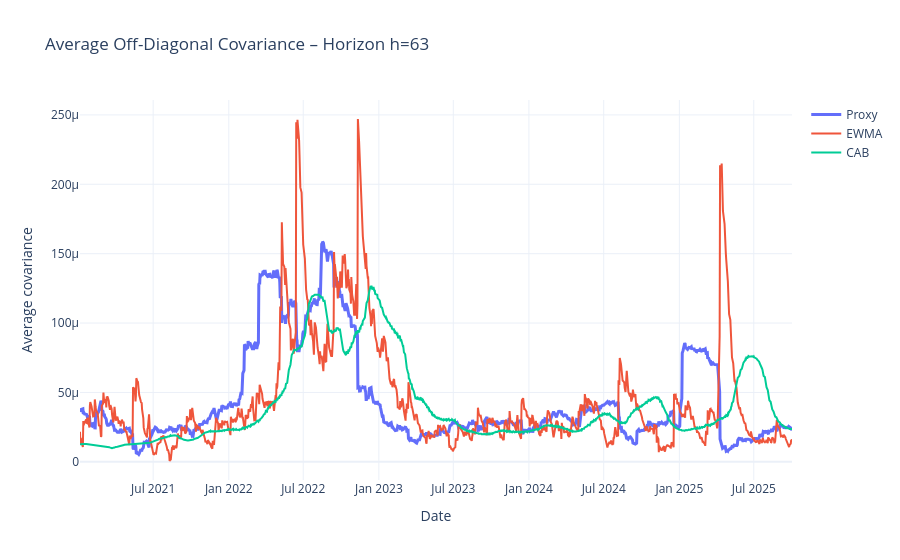
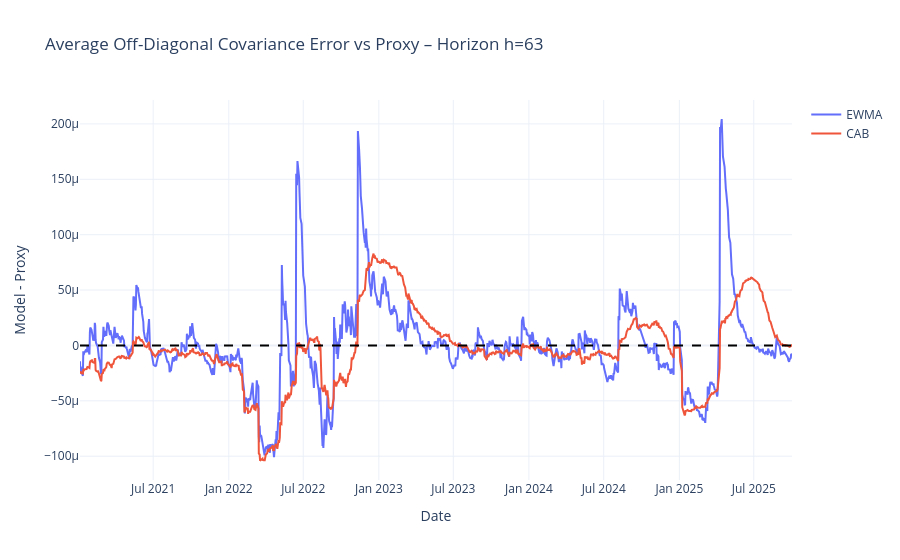

Here is the notebook cell these charts were saved with, in order:
### Code cell
# ============================================================
# Additional visual diagnostics for covariance structure
# Uses existing variables in this notebook:
#   proxy, models, n_assets, row_to_matrix, H
# ============================================================

import numpy as np
import plotly.graph_objects as go

# ------------------------------------------------------------
# 1) Helper: average off-diagonal covariance
# ------------------------------------------------------------
def avg_offdiag_covariance(df, n_assets):
    def _avg_offdiag(row):
        Sigma = row_to_matrix(row, n_assets)
        mask = ~np.eye(n_assets, dtype=bool)
        return Sigma[mask].mean()
    return df.apply(_avg_offdiag, axis=1)

# ------------------------------------------------------------
# 2) Level plot: average off-diagonal covariance
# ------------------------------------------------------------
proxy_avg_cov = avg_offdiag_covariance(proxy, n_assets)

fig = go.Figure()

fig.add_trace(
    go.Scatter(
        x=proxy_avg_cov.index,
        y=proxy_avg_cov.values,
        mode="lines",
        name="Proxy",
        line=dict(width=3)
    )
)

for model_name, df in models.items():
    model_avg_cov = avg_offdiag_covariance(df, n_assets).reindex(proxy_avg_cov.index)

    fig.add_trace(
        go.Scatter(
            x=model_avg_cov.index,
            y=model_avg_cov.values,
            mode="lines",
            name=model_name
        )
    )

fig.update_layout(
    title=f"Average Off-Diagonal Covariance – Horizon h={H}",
    xaxis_title="Date",
    yaxis_title="Average covariance",
    hovermode="x unified",
    template="plotly_white"
)

fig.show()

# ------------------------------------------------------------
# 3) Error plot: model minus proxy
# Positive = overestimation
# Negative = underestimation
# ------------------------------------------------------------
fig = go.Figure()

for model_name, df in models.items():
    model_avg_cov = avg_offdiag_covariance(df, n_assets).reindex(proxy_avg_cov.index)
    error = model_avg_cov - proxy_avg_cov

    fig.add_trace(
        go.Scatter(
            x=error.index,
            y=error.values,
            mode="lines",
            name=model_name
        )
    )

fig.add_hline(y=0, line_dash="dash", line_color="black")

fig.update_layout(
    title=f"Average Off-Diagonal Covariance Error vs Proxy – Horizon h={H}",
    xaxis_title="Date",
    yaxis_title="Model - Proxy",
    hovermode="x unified",
    template="plotly_white"
)

fig.show()

### Figure 1 — Plotly figure (JSON) as saved in the notebook; plotly's stock layout.template omitted (floating-point values rounded to 4 significant figures; data arrays with more than 128 entries replaced by an {"elided": "..."} marker saying what was removed)
{"data": [{"line": {"width": 3}, "mode": "lines", "name": "Proxy", "type": "scatter", "x": {"elided": "1193 str values"}, "y": {"elided": "1193 float values"}}, {"mode": "lines", "name": "EWMA", "type": "scatter", "x": {"elided": "1193 str values"}, "y": {"elided": "1193 float values"}}, {"mode": "lines", "name": "CAB", "type": "scatter", "x": {"elided": "1193 str values"}, "y": {"elided": "1193 float values"}}], "layout": {"hovermode": "x unified", "title": {"text": "Average Off-Diagonal Covariance – Horizon h=63"}, "xaxis": {"title": {"text": "Date"}}, "yaxis": {"title": {"text": "Average covariance"}}}}

### Figure 2 — Plotly figure (JSON) as saved in the notebook; plotly's stock layout.template omitted (floating-point values rounded to 4 significant figures; data arrays with more than 128 entries replaced by an {"elided": "..."} marker saying what was removed)
{"data": [{"mode": "lines", "name": "EWMA", "type": "scatter", "x": {"elided": "1193 str values"}, "y": {"elided": "1193 float values"}}, {"mode": "lines", "name": "CAB", "type": "scatter", "x": {"elided": "1193 str values"}, "y": {"elided": "1193 float values"}}], "layout": {"hovermode": "x unified", "shapes": [{"line": {"color": "black", "dash": "dash"}, "type": "line", "x0": 0, "x1": 1, "xref": "x domain", "y0": 0, "y1": 0, "yref": "y"}], "title": {"text": "Average Off-Diagonal Covariance Error vs Proxy – Horizon h=63"}, "xaxis": {"title": {"text": "Date"}}, "yaxis": {"title": {"text": "Model - Proxy"}}}}
